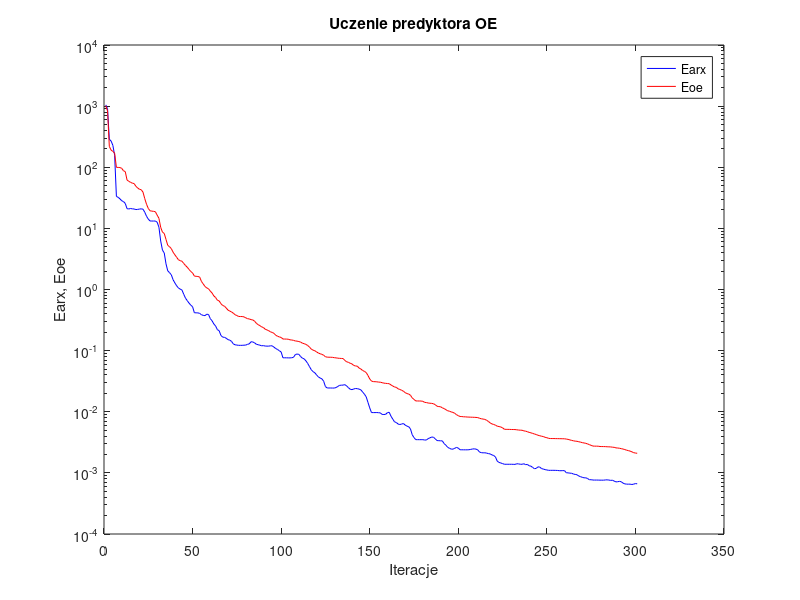
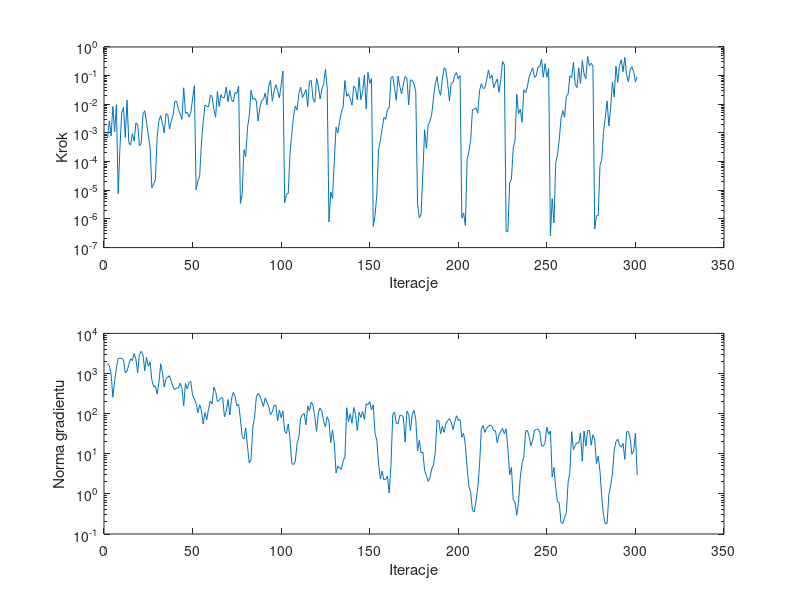

Write MATLAB code to recreate these figures, in order.
%uczenie predyktora oe
clear all;
n=0; farx(n+1)=1.048795e+003; foe(n+1)=1.015449e+003; wspucz(n+1)=0.000000e+000; ng(n+1)=0.000000e+000;
%odnowa zmiennej metryki
n=1; farx(n+1)=9.104024e+002; foe(n+1)=8.330338e+002; krok(n+1)=6.552053e-004; ng(n+1)=1.775689e+003;
n=2; farx(n+1)=2.864299e+002; foe(n+1)=2.195454e+002; krok(n+1)=2.641274e-003; ng(n+1)=1.558058e+003;
n=3; farx(n+1)=2.687127e+002; foe(n+1)=1.910576e+002; krok(n+1)=7.899388e-004; ng(n+1)=9.794964e+002;
n=4; farx(n+1)=2.282239e+002; foe(n+1)=1.815868e+002; krok(n+1)=8.471180e-003; ng(n+1)=2.574129e+002;
n=5; farx(n+1)=1.570518e+002; foe(n+1)=1.700225e+002; krok(n+1)=1.088038e-003; ng(n+1)=6.368234e+002;
n=6; farx(n+1)=3.332611e+001; foe(n+1)=9.968440e+001; krok(n+1)=9.760389e-003; ng(n+1)=1.350229e+003;
n=7; farx(n+1)=3.220941e+001; foe(n+1)=9.940418e+001; krok(n+1)=7.517282e-006; ng(n+1)=2.391089e+003;
n=8; farx(n+1)=3.044133e+001; foe(n+1)=9.882530e+001; krok(n+1)=3.096076e-004; ng(n+1)=2.382760e+003;
n=9; farx(n+1)=2.831391e+001; foe(n+1)=9.599446e+001; krok(n+1)=5.097234e-003; ng(n+1)=2.421954e+003;
n=10; farx(n+1)=2.743823e+001; foe(n+1)=8.757859e+001; krok(n+1)=7.777754e-003; ng(n+1)=2.171313e+003;
n=11; farx(n+1)=2.558643e+001; foe(n+1)=8.489312e+001; krok(n+1)=7.059341e-004; ng(n+1)=1.041990e+003;
n=12; farx(n+1)=2.100570e+001; foe(n+1)=6.191682e+001; krok(n+1)=1.406421e-002; ng(n+1)=1.154538e+003;
n=13; farx(n+1)=2.077658e+001; foe(n+1)=5.882879e+001; krok(n+1)=4.658537e-004; ng(n+1)=1.656922e+003;
n=14; farx(n+1)=2.115483e+001; foe(n+1)=5.664439e+001; krok(n+1)=3.764443e-004; ng(n+1)=2.313184e+003;
n=15; farx(n+1)=2.086951e+001; foe(n+1)=5.494221e+001; krok(n+1)=9.396257e-004; ng(n+1)=2.112859e+003;
n=16; farx(n+1)=2.077176e+001; foe(n+1)=5.403961e+001; krok(n+1)=5.126539e-004; ng(n+1)=3.141380e+003;
n=17; farx(n+1)=2.029977e+001; foe(n+1)=4.884395e+001; krok(n+1)=2.232051e-003; ng(n+1)=2.256775e+003;
n=18; farx(n+1)=2.045394e+001; foe(n+1)=4.583015e+001; krok(n+1)=1.949092e-003; ng(n+1)=1.049173e+003;
n=19; farx(n+1)=2.068028e+001; foe(n+1)=4.361854e+001; krok(n+1)=3.569431e-004; ng(n+1)=2.967228e+003;
n=20; farx(n+1)=2.088690e+001; foe(n+1)=4.287279e+001; krok(n+1)=4.430569e-004; ng(n+1)=3.566671e+003;
n=21; farx(n+1)=2.060345e+001; foe(n+1)=3.925461e+001; krok(n+1)=4.563662e-003; ng(n+1)=2.921963e+003;
n=22; farx(n+1)=1.840218e+001; foe(n+1)=3.070068e+001; krok(n+1)=5.946996e-003; ng(n+1)=1.175433e+003;
n=23; farx(n+1)=1.579998e+001; foe(n+1)=2.484376e+001; krok(n+1)=2.378319e-003; ng(n+1)=2.557994e+003;
n=24; farx(n+1)=1.418361e+001; foe(n+1)=2.118618e+001; krok(n+1)=8.503167e-004; ng(n+1)=1.508594e+003;
n=25; farx(n+1)=1.321172e+001; foe(n+1)=1.940848e+001; krok(n+1)=3.125285e-004; ng(n+1)=1.941757e+003;
%odnowa zmiennej metryki
n=26; farx(n+1)=1.318636e+001; foe(n+1)=1.913924e+001; krok(n+1)=1.228282e-005; ng(n+1)=6.930527e+002;
n=27; farx(n+1)=1.318795e+001; foe(n+1)=1.900698e+001; krok(n+1)=1.675917e-005; ng(n+1)=4.702919e+002;
n=28; farx(n+1)=1.318748e+001; foe(n+1)=1.871742e+001; krok(n+1)=2.343658e-005; ng(n+1)=4.909683e+002;
n=29; farx(n+1)=1.263624e+001; foe(n+1)=1.648078e+001; krok(n+1)=7.138862e-004; ng(n+1)=3.110042e+002;
n=30; farx(n+1)=1.047472e+001; foe(n+1)=1.461831e+001; krok(n+1)=2.690870e-003; ng(n+1)=5.852801e+002;
n=31; farx(n+1)=6.214934e+000; foe(n+1)=1.040328e+001; krok(n+1)=4.038012e-003; ng(n+1)=1.748410e+003;
n=32; farx(n+1)=4.408650e+000; foe(n+1)=8.673966e+000; krok(n+1)=2.156451e-003; ng(n+1)=1.053549e+003;
n=33; farx(n+1)=3.967503e+000; foe(n+1)=8.270749e+000; krok(n+1)=1.001196e-003; ng(n+1)=4.599263e+002;
n=34; farx(n+1)=2.629667e+000; foe(n+1)=6.596220e+000; krok(n+1)=4.698731e-003; ng(n+1)=7.460881e+002;
n=35; farx(n+1)=2.014341e+000; foe(n+1)=5.270700e+000; krok(n+1)=4.375565e-003; ng(n+1)=8.174471e+002;
n=36; farx(n+1)=1.886142e+000; foe(n+1)=5.008369e+000; krok(n+1)=1.389400e-003; ng(n+1)=8.796804e+002;
n=37; farx(n+1)=1.739215e+000; foe(n+1)=4.662794e+000; krok(n+1)=2.593399e-003; ng(n+1)=6.232630e+002;
n=38; farx(n+1)=1.445546e+000; foe(n+1)=4.075536e+000; krok(n+1)=4.317077e-003; ng(n+1)=4.658853e+002;
n=39; farx(n+1)=1.281377e+000; foe(n+1)=3.696741e+000; krok(n+1)=1.250976e-002; ng(n+1)=3.960365e+002;
n=40; farx(n+1)=1.152112e+000; foe(n+1)=3.368248e+000; krok(n+1)=1.269968e-002; ng(n+1)=4.396233e+002;
n=41; farx(n+1)=1.060270e+000; foe(n+1)=3.071630e+000; krok(n+1)=6.800237e-003; ng(n+1)=4.317251e+002;
n=42; farx(n+1)=1.015114e+000; foe(n+1)=2.963153e+000; krok(n+1)=4.586643e-003; ng(n+1)=5.772060e+002;
n=43; farx(n+1)=9.805077e-001; foe(n+1)=2.900950e+000; krok(n+1)=2.999882e-003; ng(n+1)=4.219556e+002;
n=44; farx(n+1)=8.372861e-001; foe(n+1)=2.669700e+000; krok(n+1)=3.771383e-002; ng(n+1)=1.572365e+002;
n=45; farx(n+1)=7.218460e-001; foe(n+1)=2.473759e+000; krok(n+1)=4.884963e-003; ng(n+1)=5.634489e+002;
n=46; farx(n+1)=6.571122e-001; foe(n+1)=2.312928e+000; krok(n+1)=5.294040e-003; ng(n+1)=4.147436e+002;
n=47; farx(n+1)=5.990892e-001; foe(n+1)=2.130848e+000; krok(n+1)=3.544455e-003; ng(n+1)=5.976080e+002;
n=48; farx(n+1)=5.541485e-001; foe(n+1)=1.966716e+000; krok(n+1)=5.242823e-003; ng(n+1)=6.306807e+002;
n=49; farx(n+1)=5.234329e-001; foe(n+1)=1.869488e+000; krok(n+1)=1.525264e-002; ng(n+1)=2.846820e+002;
n=50; farx(n+1)=4.171706e-001; foe(n+1)=1.658362e+000; krok(n+1)=4.438543e-002; ng(n+1)=2.323799e+002;
%odnowa zmiennej metryki
n=51; farx(n+1)=4.152687e-001; foe(n+1)=1.643745e+000; krok(n+1)=1.048504e-005; ng(n+1)=1.781537e+002;
n=52; farx(n+1)=4.147103e-001; foe(n+1)=1.631647e+000; krok(n+1)=2.105761e-005; ng(n+1)=1.056493e+002;
n=53; farx(n+1)=4.066985e-001; foe(n+1)=1.599309e+000; krok(n+1)=3.217628e-005; ng(n+1)=1.663579e+002;
n=54; farx(n+1)=3.870111e-001; foe(n+1)=1.356386e+000; krok(n+1)=4.482666e-004; ng(n+1)=1.199238e+002;
n=55; farx(n+1)=3.773072e-001; foe(n+1)=1.235937e+000; krok(n+1)=2.441971e-003; ng(n+1)=5.504382e+001;
n=56; farx(n+1)=3.736103e-001; foe(n+1)=1.121616e+000; krok(n+1)=9.393654e-003; ng(n+1)=1.065779e+002;
n=57; farx(n+1)=3.939810e-001; foe(n+1)=1.061752e+000; krok(n+1)=8.471180e-003; ng(n+1)=7.072607e+001;
n=58; farx(n+1)=3.904520e-001; foe(n+1)=1.028058e+000; krok(n+1)=8.076021e-003; ng(n+1)=1.293654e+002;
n=59; farx(n+1)=3.336586e-001; foe(n+1)=9.413852e-001; krok(n+1)=2.083339e-002; ng(n+1)=2.070711e+002;
n=60; farx(n+1)=3.078876e-001; foe(n+1)=8.769393e-001; krok(n+1)=1.891529e-002; ng(n+1)=1.740566e+002;
n=61; farx(n+1)=2.730430e-001; foe(n+1)=7.853811e-001; krok(n+1)=6.746361e-003; ng(n+1)=4.603088e+002;
n=62; farx(n+1)=2.527314e-001; foe(n+1)=7.396999e-001; krok(n+1)=3.544455e-003; ng(n+1)=3.606284e+002;
n=63; farx(n+1)=2.205227e-001; foe(n+1)=6.675761e-001; krok(n+1)=2.764852e-002; ng(n+1)=2.023996e+002;
n=64; farx(n+1)=2.118313e-001; foe(n+1)=6.512929e-001; krok(n+1)=8.300976e-003; ng(n+1)=2.148553e+002;
n=65; farx(n+1)=1.771053e-001; foe(n+1)=5.863548e-001; krok(n+1)=2.165649e-002; ng(n+1)=2.464829e+002;
n=66; farx(n+1)=1.663062e-001; foe(n+1)=5.478046e-001; krok(n+1)=1.683407e-002; ng(n+1)=2.486437e+002;
n=67; farx(n+1)=1.650477e-001; foe(n+1)=5.335322e-001; krok(n+1)=1.716139e-002; ng(n+1)=8.306541e+001;
n=68; farx(n+1)=1.593589e-001; foe(n+1)=4.981336e-001; krok(n+1)=4.017797e-002; ng(n+1)=1.130861e+002;
n=69; farx(n+1)=1.513020e-001; foe(n+1)=4.598531e-001; krok(n+1)=1.238677e-002; ng(n+1)=2.247952e+002;
n=70; farx(n+1)=1.483880e-001; foe(n+1)=4.434914e-001; krok(n+1)=3.026697e-002; ng(n+1)=9.194870e+001;
n=71; farx(n+1)=1.415560e-001; foe(n+1)=4.294890e-001; krok(n+1)=1.438335e-002; ng(n+1)=2.364127e+002;
n=72; farx(n+1)=1.288868e-001; foe(n+1)=4.097885e-001; krok(n+1)=1.207035e-002; ng(n+1)=3.411338e+002;
n=73; farx(n+1)=1.245620e-001; foe(n+1)=3.868908e-001; krok(n+1)=2.598758e-002; ng(n+1)=2.696724e+002;
n=74; farx(n+1)=1.232379e-001; foe(n+1)=3.747264e-001; krok(n+1)=2.378377e-002; ng(n+1)=1.561149e+002;
n=75; farx(n+1)=1.220586e-001; foe(n+1)=3.620711e-001; krok(n+1)=4.284718e-002; ng(n+1)=1.700848e+002;
%odnowa zmiennej metryki
n=76; farx(n+1)=1.220794e-001; foe(n+1)=3.614175e-001; krok(n+1)=3.445799e-006; ng(n+1)=7.531177e+001;
n=77; farx(n+1)=1.220946e-001; foe(n+1)=3.612456e-001; krok(n+1)=7.258975e-006; ng(n+1)=2.691122e+001;
n=78; farx(n+1)=1.227814e-001; foe(n+1)=3.568397e-001; krok(n+1)=2.609151e-004; ng(n+1)=2.333576e+001;
n=79; farx(n+1)=1.232127e-001; foe(n+1)=3.449218e-001; krok(n+1)=1.509575e-004; ng(n+1)=4.426936e+001;
n=80; farx(n+1)=1.267396e-001; foe(n+1)=3.332000e-001; krok(n+1)=1.516318e-003; ng(n+1)=1.520819e+001;
n=81; farx(n+1)=1.289258e-001; foe(n+1)=3.298836e-001; krok(n+1)=3.941672e-003; ng(n+1)=5.896706e+000;
n=82; farx(n+1)=1.398305e-001; foe(n+1)=3.214241e-001; krok(n+1)=3.070634e-002; ng(n+1)=7.106163e+000;
n=83; farx(n+1)=1.386529e-001; foe(n+1)=3.178960e-001; krok(n+1)=1.486332e-002; ng(n+1)=4.600804e+001;
n=84; farx(n+1)=1.340998e-001; foe(n+1)=3.034291e-001; krok(n+1)=1.634950e-002; ng(n+1)=7.968604e+001;
n=85; farx(n+1)=1.270145e-001; foe(n+1)=2.801869e-001; krok(n+1)=1.299379e-002; ng(n+1)=2.672067e+002;
n=86; farx(n+1)=1.250057e-001; foe(n+1)=2.662015e-001; krok(n+1)=2.607264e-003; ng(n+1)=3.177269e+002;
n=87; farx(n+1)=1.226721e-001; foe(n+1)=2.562892e-001; krok(n+1)=7.757015e-003; ng(n+1)=2.782470e+002;
n=88; farx(n+1)=1.200517e-001; foe(n+1)=2.447555e-001; krok(n+1)=1.364590e-002; ng(n+1)=2.069917e+002;
n=89; farx(n+1)=1.208017e-001; foe(n+1)=2.386029e-001; krok(n+1)=1.473291e-002; ng(n+1)=1.514854e+002;
n=90; farx(n+1)=1.187989e-001; foe(n+1)=2.236927e-001; krok(n+1)=2.452506e-002; ng(n+1)=2.472655e+002;
n=91; farx(n+1)=1.185024e-001; foe(n+1)=2.181124e-001; krok(n+1)=9.436540e-003; ng(n+1)=1.918213e+002;
n=92; farx(n+1)=1.183932e-001; foe(n+1)=2.117129e-001; krok(n+1)=4.382471e-002; ng(n+1)=1.493919e+002;
n=93; farx(n+1)=1.200325e-001; foe(n+1)=2.024436e-001; krok(n+1)=6.817447e-002; ng(n+1)=9.401743e+001;
n=94; farx(n+1)=1.196591e-001; foe(n+1)=1.984290e-001; krok(n+1)=1.274938e-002; ng(n+1)=1.108383e+002;
n=95; farx(n+1)=1.135892e-001; foe(n+1)=1.912598e-001; krok(n+1)=2.835564e-002; ng(n+1)=1.585390e+002;
n=96; farx(n+1)=1.079391e-001; foe(n+1)=1.780003e-001; krok(n+1)=4.857442e-002; ng(n+1)=1.643468e+002;
n=97; farx(n+1)=1.042762e-001; foe(n+1)=1.719076e-001; krok(n+1)=3.012318e-002; ng(n+1)=6.547262e+001;
n=98; farx(n+1)=9.947678e-002; foe(n+1)=1.674756e-001; krok(n+1)=1.660195e-002; ng(n+1)=1.220006e+002;
n=99; farx(n+1)=9.498263e-002; foe(n+1)=1.643104e-001; krok(n+1)=4.756755e-002; ng(n+1)=7.939397e+001;
n=100; farx(n+1)=7.637092e-002; foe(n+1)=1.548861e-001; krok(n+1)=1.444813e-001; ng(n+1)=1.162162e+002;
%odnowa zmiennej metryki
n=101; farx(n+1)=7.634839e-002; foe(n+1)=1.547103e-001; krok(n+1)=3.652351e-006; ng(n+1)=3.653483e+001;
n=102; farx(n+1)=7.630525e-002; foe(n+1)=1.544378e-001; krok(n+1)=7.381362e-006; ng(n+1)=3.209463e+001;
n=103; farx(n+1)=7.612262e-002; foe(n+1)=1.536744e-001; krok(n+1)=7.792977e-006; ng(n+1)=5.544889e+001;
n=104; farx(n+1)=7.604587e-002; foe(n+1)=1.502014e-001; krok(n+1)=1.915864e-004; ng(n+1)=2.391073e+001;
n=105; farx(n+1)=7.645919e-002; foe(n+1)=1.491893e-001; krok(n+1)=9.232346e-004; ng(n+1)=5.733983e+000;
n=106; farx(n+1)=7.791915e-002; foe(n+1)=1.472259e-001; krok(n+1)=3.830473e-003; ng(n+1)=5.369254e+000;
n=107; farx(n+1)=8.616079e-002; foe(n+1)=1.439510e-001; krok(n+1)=8.704305e-003; ng(n+1)=6.562480e+000;
n=108; farx(n+1)=8.808574e-002; foe(n+1)=1.430155e-001; krok(n+1)=6.349841e-003; ng(n+1)=1.791538e+001;
n=109; farx(n+1)=8.677482e-002; foe(n+1)=1.406651e-001; krok(n+1)=2.428721e-002; ng(n+1)=2.546540e+001;
n=110; farx(n+1)=8.000867e-002; foe(n+1)=1.379742e-001; krok(n+1)=4.000365e-002; ng(n+1)=7.751921e+001;
n=111; farx(n+1)=7.526897e-002; foe(n+1)=1.323459e-001; krok(n+1)=1.734832e-002; ng(n+1)=9.347500e+001;
n=112; farx(n+1)=7.325631e-002; foe(n+1)=1.299509e-001; krok(n+1)=2.243330e-002; ng(n+1)=1.012374e+002;
n=113; farx(n+1)=6.796645e-002; foe(n+1)=1.263993e-001; krok(n+1)=3.281725e-002; ng(n+1)=5.258338e+001;
n=114; farx(n+1)=6.160574e-002; foe(n+1)=1.211829e-001; krok(n+1)=8.402186e-003; ng(n+1)=1.556591e+002;
n=115; farx(n+1)=5.478387e-002; foe(n+1)=1.142635e-001; krok(n+1)=6.407656e-002; ng(n+1)=1.165196e+002;
n=116; farx(n+1)=4.877426e-002; foe(n+1)=1.059572e-001; krok(n+1)=6.795565e-002; ng(n+1)=1.935757e+002;
n=117; farx(n+1)=4.533413e-002; foe(n+1)=1.019030e-001; krok(n+1)=1.511435e-002; ng(n+1)=1.604152e+002;
n=118; farx(n+1)=4.345373e-002; foe(n+1)=9.961624e-002; krok(n+1)=1.170476e-002; ng(n+1)=8.264012e+001;
n=119; farx(n+1)=4.003737e-002; foe(n+1)=9.517938e-002; krok(n+1)=8.033198e-002; ng(n+1)=3.615649e+001;
n=120; farx(n+1)=3.719530e-002; foe(n+1)=9.141917e-002; krok(n+1)=4.284718e-002; ng(n+1)=1.063315e+002;
n=121; farx(n+1)=3.566572e-002; foe(n+1)=8.886933e-002; krok(n+1)=1.536047e-002; ng(n+1)=1.387055e+002;
n=122; farx(n+1)=3.454693e-002; foe(n+1)=8.694310e-002; krok(n+1)=3.377395e-002; ng(n+1)=1.144365e+002;
n=123; farx(n+1)=3.155429e-002; foe(n+1)=8.399391e-002; krok(n+1)=5.160128e-002; ng(n+1)=6.276996e+001;
n=124; farx(n+1)=2.580297e-002; foe(n+1)=7.947104e-002; krok(n+1)=1.686145e-001; ng(n+1)=4.671306e+001;
n=125; farx(n+1)=2.449031e-002; foe(n+1)=7.818933e-002; krok(n+1)=3.650930e-002; ng(n+1)=8.362433e+001;
%odnowa zmiennej metryki
n=126; farx(n+1)=2.448454e-002; foe(n+1)=7.801630e-002; krok(n+1)=7.875715e-007; ng(n+1)=6.415710e+001;
n=127; farx(n+1)=2.447188e-002; foe(n+1)=7.791148e-002; krok(n+1)=8.718949e-006; ng(n+1)=1.889508e+001;
n=128; farx(n+1)=2.442797e-002; foe(n+1)=7.767285e-002; krok(n+1)=5.191890e-006; ng(n+1)=3.949490e+001;
n=129; farx(n+1)=2.442213e-002; foe(n+1)=7.667842e-002; krok(n+1)=1.042068e-004; ng(n+1)=1.854170e+001;
n=130; farx(n+1)=2.487522e-002; foe(n+1)=7.613420e-002; krok(n+1)=1.595033e-003; ng(n+1)=3.299461e+000;
n=131; farx(n+1)=2.597974e-002; foe(n+1)=7.525354e-002; krok(n+1)=9.977322e-004; ng(n+1)=4.944238e+000;
n=132; farx(n+1)=2.703181e-002; foe(n+1)=7.480004e-002; krok(n+1)=2.586254e-003; ng(n+1)=4.428957e+000;
n=133; farx(n+1)=2.722238e-002; foe(n+1)=7.447265e-002; krok(n+1)=5.320104e-003; ng(n+1)=4.094387e+000;
n=134; farx(n+1)=2.729100e-002; foe(n+1)=7.413005e-002; krok(n+1)=8.324349e-003; ng(n+1)=6.635937e+000;
n=135; farx(n+1)=2.776104e-002; foe(n+1)=6.887780e-002; krok(n+1)=6.733630e-002; ng(n+1)=8.323936e+000;
n=136; farx(n+1)=2.637961e-002; foe(n+1)=6.573116e-002; krok(n+1)=1.901220e-002; ng(n+1)=1.400113e+002;
n=137; farx(n+1)=2.473071e-002; foe(n+1)=6.424981e-002; krok(n+1)=2.340953e-002; ng(n+1)=6.246922e+001;
n=138; farx(n+1)=2.332124e-002; foe(n+1)=6.205535e-002; krok(n+1)=1.540867e-002; ng(n+1)=9.874717e+001;
n=139; farx(n+1)=2.300203e-002; foe(n+1)=6.058770e-002; krok(n+1)=9.258382e-003; ng(n+1)=5.767442e+001;
n=140; farx(n+1)=2.359702e-002; foe(n+1)=5.717662e-002; krok(n+1)=4.320574e-002; ng(n+1)=1.425617e+002;
n=141; farx(n+1)=2.400033e-002; foe(n+1)=5.615299e-002; krok(n+1)=3.571281e-002; ng(n+1)=9.466425e+001;
n=142; farx(n+1)=2.386618e-002; foe(n+1)=5.565131e-002; krok(n+1)=1.417782e-002; ng(n+1)=3.787973e+001;
n=143; farx(n+1)=2.347142e-002; foe(n+1)=5.188271e-002; krok(n+1)=8.610785e-002; ng(n+1)=1.075848e+002;
n=144; farx(n+1)=2.279888e-002; foe(n+1)=4.999397e-002; krok(n+1)=1.464382e-002; ng(n+1)=8.013216e+001;
n=145; farx(n+1)=2.104326e-002; foe(n+1)=4.733929e-002; krok(n+1)=2.776581e-002; ng(n+1)=1.134477e+002;
n=146; farx(n+1)=1.939224e-002; foe(n+1)=4.578885e-002; krok(n+1)=1.057059e-001; ng(n+1)=7.123328e+001;
n=147; farx(n+1)=1.759870e-002; foe(n+1)=4.383872e-002; krok(n+1)=6.884742e-003; ng(n+1)=1.745979e+002;
n=148; farx(n+1)=1.425283e-002; foe(n+1)=3.927664e-002; krok(n+1)=1.304848e-001; ng(n+1)=1.685351e+002;
n=149; farx(n+1)=1.157313e-002; foe(n+1)=3.444431e-002; krok(n+1)=5.382558e-002; ng(n+1)=2.013474e+002;
n=150; farx(n+1)=9.696130e-003; foe(n+1)=3.175686e-002; krok(n+1)=7.903310e-002; ng(n+1)=1.238750e+002;
%odnowa zmiennej metryki
n=151; farx(n+1)=9.690732e-003; foe(n+1)=3.110524e-002; krok(n+1)=5.511523e-007; ng(n+1)=1.660863e+002;
n=152; farx(n+1)=9.690167e-003; foe(n+1)=3.104293e-002; krok(n+1)=1.298681e-006; ng(n+1)=3.190684e+001;
n=153; farx(n+1)=9.707062e-003; foe(n+1)=3.089278e-002; krok(n+1)=6.966570e-006; ng(n+1)=2.194030e+001;
n=154; farx(n+1)=9.645910e-003; foe(n+1)=3.054988e-002; krok(n+1)=2.563269e-004; ng(n+1)=5.567798e+000;
n=155; farx(n+1)=9.583250e-003; foe(n+1)=3.044465e-002; krok(n+1)=5.653272e-004; ng(n+1)=2.367270e+000;
n=156; farx(n+1)=9.049427e-003; foe(n+1)=2.989776e-002; krok(n+1)=1.389400e-003; ng(n+1)=3.693797e+000;
n=157; farx(n+1)=9.009464e-003; foe(n+1)=2.938929e-002; krok(n+1)=3.485603e-003; ng(n+1)=2.253862e+000;
n=158; farx(n+1)=9.080132e-003; foe(n+1)=2.916772e-002; krok(n+1)=2.999882e-003; ng(n+1)=2.293124e+000;
n=159; farx(n+1)=9.665773e-003; foe(n+1)=2.894796e-002; krok(n+1)=6.669234e-003; ng(n+1)=2.780750e+000;
n=160; farx(n+1)=9.812084e-003; foe(n+1)=2.876805e-002; krok(n+1)=7.585473e-003; ng(n+1)=1.054349e+000;
n=161; farx(n+1)=8.446819e-003; foe(n+1)=2.748023e-002; krok(n+1)=8.430727e-002; ng(n+1)=5.267534e+000;
n=162; farx(n+1)=7.589148e-003; foe(n+1)=2.636087e-002; krok(n+1)=9.420590e-002; ng(n+1)=9.405936e+001;
n=163; farx(n+1)=6.838959e-003; foe(n+1)=2.543652e-002; krok(n+1)=3.710290e-002; ng(n+1)=1.099349e+002;
n=164; farx(n+1)=6.671729e-003; foe(n+1)=2.507105e-002; krok(n+1)=1.370811e-002; ng(n+1)=5.732092e+001;
n=165; farx(n+1)=6.297023e-003; foe(n+1)=2.377174e-002; krok(n+1)=9.729904e-002; ng(n+1)=5.596951e+001;
n=166; farx(n+1)=6.178919e-003; foe(n+1)=2.314107e-002; krok(n+1)=4.171530e-002; ng(n+1)=9.098481e+001;
n=167; farx(n+1)=6.290850e-003; foe(n+1)=2.249921e-002; krok(n+1)=2.284436e-002; ng(n+1)=9.084106e+001;
n=168; farx(n+1)=6.419565e-003; foe(n+1)=2.169337e-002; krok(n+1)=5.082412e-002; ng(n+1)=8.137698e+001;
n=169; farx(n+1)=6.065343e-003; foe(n+1)=2.058488e-002; krok(n+1)=9.326072e-002; ng(n+1)=1.969558e+001;
n=170; farx(n+1)=5.820662e-003; foe(n+1)=1.982868e-002; krok(n+1)=8.153064e-002; ng(n+1)=1.154015e+002;
n=171; farx(n+1)=5.698172e-003; foe(n+1)=1.949520e-002; krok(n+1)=9.661282e-003; ng(n+1)=9.648843e+001;
n=172; farx(n+1)=5.242963e-003; foe(n+1)=1.861476e-002; krok(n+1)=7.100297e-002; ng(n+1)=3.748864e+001;
n=173; farx(n+1)=4.203441e-003; foe(n+1)=1.686114e-002; krok(n+1)=6.864555e-002; ng(n+1)=9.547133e+001;
n=174; farx(n+1)=3.778807e-003; foe(n+1)=1.590248e-002; krok(n+1)=5.213103e-002; ng(n+1)=1.210828e+002;
n=175; farx(n+1)=3.496183e-003; foe(n+1)=1.503131e-002; krok(n+1)=2.709456e-002; ng(n+1)=7.163684e+001;
%odnowa zmiennej metryki
n=176; farx(n+1)=3.495050e-003; foe(n+1)=1.501789e-002; krok(n+1)=3.328396e-006; ng(n+1)=1.175102e+001;
n=177; farx(n+1)=3.492873e-003; foe(n+1)=1.499110e-002; krok(n+1)=1.102305e-006; ng(n+1)=2.159065e+001;
n=178; farx(n+1)=3.493156e-003; foe(n+1)=1.498602e-002; krok(n+1)=1.448311e-006; ng(n+1)=1.047178e+001;
n=179; farx(n+1)=3.495079e-003; foe(n+1)=1.481425e-002; krok(n+1)=3.980988e-005; ng(n+1)=1.084064e+001;
n=180; farx(n+1)=3.446248e-003; foe(n+1)=1.423323e-002; krok(n+1)=1.291963e-003; ng(n+1)=3.821651e+000;
n=181; farx(n+1)=3.452485e-003; foe(n+1)=1.414701e-002; krok(n+1)=2.900037e-004; ng(n+1)=2.845760e+000;
n=182; farx(n+1)=3.632974e-003; foe(n+1)=1.390157e-002; krok(n+1)=1.924424e-003; ng(n+1)=2.039090e+000;
n=183; farx(n+1)=3.746419e-003; foe(n+1)=1.377745e-002; krok(n+1)=2.501815e-003; ng(n+1)=2.545075e+000;
n=184; farx(n+1)=3.859829e-003; foe(n+1)=1.371859e-002; krok(n+1)=4.483426e-003; ng(n+1)=4.165636e+000;
n=185; farx(n+1)=3.829718e-003; foe(n+1)=1.352089e-002; krok(n+1)=1.664795e-002; ng(n+1)=5.250016e+000;
n=186; farx(n+1)=3.601023e-003; foe(n+1)=1.304192e-002; krok(n+1)=5.180633e-002; ng(n+1)=1.084253e+001;
n=187; farx(n+1)=3.377450e-003; foe(n+1)=1.232038e-002; krok(n+1)=9.228634e-002; ng(n+1)=6.934729e+001;
n=188; farx(n+1)=3.363622e-003; foe(n+1)=1.215002e-002; krok(n+1)=3.276344e-002; ng(n+1)=6.630285e+001;
n=189; farx(n+1)=3.347223e-003; foe(n+1)=1.207432e-002; krok(n+1)=2.067140e-002; ng(n+1)=3.118070e+001;
n=190; farx(n+1)=3.336969e-003; foe(n+1)=1.157744e-002; krok(n+1)=7.618367e-002; ng(n+1)=4.878050e+001;
n=191; farx(n+1)=3.014657e-003; foe(n+1)=1.127690e-002; krok(n+1)=1.881412e-001; ng(n+1)=3.419196e+001;
n=192; farx(n+1)=2.835537e-003; foe(n+1)=1.081433e-002; krok(n+1)=1.580303e-001; ng(n+1)=5.660147e+001;
n=193; farx(n+1)=2.619992e-003; foe(n+1)=1.038621e-002; krok(n+1)=5.244574e-002; ng(n+1)=6.666469e+001;
n=194; farx(n+1)=2.526778e-003; foe(n+1)=1.020503e-002; krok(n+1)=1.336240e-002; ng(n+1)=7.502263e+001;
n=195; farx(n+1)=2.448990e-003; foe(n+1)=9.937425e-003; krok(n+1)=5.335388e-002; ng(n+1)=6.138925e+001;
n=196; farx(n+1)=2.442925e-003; foe(n+1)=9.756497e-003; krok(n+1)=5.731991e-002; ng(n+1)=4.008255e+001;
n=197; farx(n+1)=2.525416e-003; foe(n+1)=9.426959e-003; krok(n+1)=1.019433e-001; ng(n+1)=6.237404e+001;
n=198; farx(n+1)=2.608897e-003; foe(n+1)=8.949797e-003; krok(n+1)=1.276801e-001; ng(n+1)=8.854408e+001;
n=199; farx(n+1)=2.541606e-003; foe(n+1)=8.627048e-003; krok(n+1)=7.727538e-002; ng(n+1)=6.750953e+001;
n=200; farx(n+1)=2.388358e-003; foe(n+1)=8.371141e-003; krok(n+1)=1.003991e-001; ng(n+1)=7.211768e+001;
%odnowa zmiennej metryki
n=201; farx(n+1)=2.387506e-003; foe(n+1)=8.345735e-003; krok(n+1)=1.068253e-006; ng(n+1)=2.562481e+001;
n=202; farx(n+1)=2.384476e-003; foe(n+1)=8.265474e-003; krok(n+1)=1.616080e-006; ng(n+1)=3.273497e+001;
n=203; farx(n+1)=2.384019e-003; foe(n+1)=8.259945e-003; krok(n+1)=5.924763e-007; ng(n+1)=1.634534e+001;
n=204; farx(n+1)=2.382733e-003; foe(n+1)=8.198961e-003; krok(n+1)=1.189563e-004; ng(n+1)=4.328409e+000;
n=205; farx(n+1)=2.391480e-003; foe(n+1)=8.177262e-003; krok(n+1)=2.288097e-004; ng(n+1)=1.520407e+000;
n=206; farx(n+1)=2.420646e-003; foe(n+1)=8.149760e-003; krok(n+1)=5.604282e-004; ng(n+1)=1.072581e+000;
n=207; farx(n+1)=2.458759e-003; foe(n+1)=8.132688e-003; krok(n+1)=6.572826e-003; ng(n+1)=3.866093e-001;
n=208; farx(n+1)=2.473899e-003; foe(n+1)=8.106884e-003; krok(n+1)=6.752063e-003; ng(n+1)=3.568874e-001;
n=209; farx(n+1)=2.447060e-003; foe(n+1)=8.078231e-003; krok(n+1)=7.632150e-003; ng(n+1)=6.703094e-001;
n=210; farx(n+1)=2.376598e-003; foe(n+1)=8.022791e-003; krok(n+1)=4.957342e-003; ng(n+1)=1.411085e+000;
n=211; farx(n+1)=2.188414e-003; foe(n+1)=7.823179e-003; krok(n+1)=3.012318e-002; ng(n+1)=5.170379e+000;
n=212; farx(n+1)=2.144386e-003; foe(n+1)=7.676411e-003; krok(n+1)=5.208958e-002; ng(n+1)=4.099184e+001;
n=213; farx(n+1)=2.126969e-003; foe(n+1)=7.593784e-003; krok(n+1)=3.598781e-002; ng(n+1)=5.069777e+001;
n=214; farx(n+1)=2.133027e-003; foe(n+1)=7.498305e-003; krok(n+1)=3.703353e-002; ng(n+1)=3.422874e+001;
n=215; farx(n+1)=2.104282e-003; foe(n+1)=7.252325e-003; krok(n+1)=7.000904e-002; ng(n+1)=4.350435e+001;
n=216; farx(n+1)=2.067372e-003; foe(n+1)=6.937488e-003; krok(n+1)=1.569501e-001; ng(n+1)=4.780893e+001;
n=217; farx(n+1)=2.042197e-003; foe(n+1)=6.575701e-003; krok(n+1)=7.866273e-002; ng(n+1)=5.219676e+001;
n=218; farx(n+1)=1.968357e-003; foe(n+1)=6.322039e-003; krok(n+1)=1.046893e-001; ng(n+1)=4.837615e+001;
n=219; farx(n+1)=1.922917e-003; foe(n+1)=6.190488e-003; krok(n+1)=3.786424e-002; ng(n+1)=3.747307e+001;
n=220; farx(n+1)=1.818795e-003; foe(n+1)=6.030354e-003; krok(n+1)=5.753341e-002; ng(n+1)=3.775613e+001;
n=221; farx(n+1)=1.551328e-003; foe(n+1)=5.806158e-003; krok(n+1)=7.689657e-002; ng(n+1)=1.857189e+001;
n=222; farx(n+1)=1.483748e-003; foe(n+1)=5.724940e-003; krok(n+1)=2.617870e-002; ng(n+1)=2.951971e+001;
n=223; farx(n+1)=1.450239e-003; foe(n+1)=5.633453e-003; krok(n+1)=7.406706e-002; ng(n+1)=3.652412e+001;
n=224; farx(n+1)=1.419671e-003; foe(n+1)=5.456154e-003; krok(n+1)=3.100837e-001; ng(n+1)=4.266790e+001;
n=225; farx(n+1)=1.383383e-003; foe(n+1)=5.175328e-003; krok(n+1)=2.393567e-001; ng(n+1)=3.144229e+001;
%odnowa zmiennej metryki
n=226; farx(n+1)=1.383524e-003; foe(n+1)=5.152166e-003; krok(n+1)=3.712097e-007; ng(n+1)=4.182954e+001;
n=227; farx(n+1)=1.383565e-003; foe(n+1)=5.150024e-003; krok(n+1)=3.620777e-007; ng(n+1)=1.298225e+001;
n=228; farx(n+1)=1.383239e-003; foe(n+1)=5.143495e-003; krok(n+1)=1.787641e-005; ng(n+1)=3.015219e+000;
n=229; farx(n+1)=1.383540e-003; foe(n+1)=5.125584e-003; krok(n+1)=2.450546e-005; ng(n+1)=4.524387e+000;
n=230; farx(n+1)=1.380605e-003; foe(n+1)=5.120602e-003; krok(n+1)=2.908501e-004; ng(n+1)=7.110122e-001;
n=231; farx(n+1)=1.376378e-003; foe(n+1)=5.113497e-003; krok(n+1)=5.428245e-004; ng(n+1)=6.284305e-001;
n=232; farx(n+1)=1.410303e-003; foe(n+1)=5.070507e-003; krok(n+1)=2.243330e-002; ng(n+1)=2.941828e-001;
n=233; farx(n+1)=1.403026e-003; foe(n+1)=5.023143e-003; krok(n+1)=4.640059e-003; ng(n+1)=6.181211e-001;
n=234; farx(n+1)=1.384440e-003; foe(n+1)=4.997157e-003; krok(n+1)=6.700076e-003; ng(n+1)=2.595648e+000;
n=235; farx(n+1)=1.382215e-003; foe(n+1)=4.982365e-003; krok(n+1)=2.383756e-003; ng(n+1)=5.767012e+000;
n=236; farx(n+1)=1.411063e-003; foe(n+1)=4.869009e-003; krok(n+1)=3.196395e-002; ng(n+1)=8.309585e+000;
n=237; farx(n+1)=1.363777e-003; foe(n+1)=4.811316e-003; krok(n+1)=2.539936e-002; ng(n+1)=3.670159e+001;
n=238; farx(n+1)=1.374062e-003; foe(n+1)=4.718391e-003; krok(n+1)=4.002904e-002; ng(n+1)=3.846206e+001;
n=239; farx(n+1)=1.308331e-003; foe(n+1)=4.598217e-003; krok(n+1)=9.228634e-002; ng(n+1)=2.670132e+001;
n=240; farx(n+1)=1.287643e-003; foe(n+1)=4.518785e-003; krok(n+1)=1.291716e-001; ng(n+1)=1.588557e+001;
n=241; farx(n+1)=1.226969e-003; foe(n+1)=4.422482e-003; krok(n+1)=1.872762e-001; ng(n+1)=2.186267e+001;
n=242; farx(n+1)=1.169177e-003; foe(n+1)=4.326325e-003; krok(n+1)=8.713251e-002; ng(n+1)=3.776049e+001;
n=243; farx(n+1)=1.185432e-003; foe(n+1)=4.238571e-003; krok(n+1)=9.907791e-002; ng(n+1)=4.082846e+001;
n=244; farx(n+1)=1.254920e-003; foe(n+1)=4.123112e-003; krok(n+1)=2.031949e-001; ng(n+1)=4.092020e+001;
n=245; farx(n+1)=1.244894e-003; foe(n+1)=4.054873e-003; krok(n+1)=2.001561e-001; ng(n+1)=3.527324e+001;
n=246; farx(n+1)=1.174451e-003; foe(n+1)=3.975141e-003; krok(n+1)=3.805404e-001; ng(n+1)=1.556125e+001;
n=247; farx(n+1)=1.155171e-003; foe(n+1)=3.933892e-003; krok(n+1)=8.764941e-002; ng(n+1)=1.533974e+001;
n=248; farx(n+1)=1.130263e-003; foe(n+1)=3.816097e-003; krok(n+1)=2.633519e-001; ng(n+1)=1.890673e+001;
n=249; farx(n+1)=1.115748e-003; foe(n+1)=3.762522e-003; krok(n+1)=8.776600e-002; ng(n+1)=4.619618e+001;
n=250; farx(n+1)=1.100962e-003; foe(n+1)=3.670079e-003; krok(n+1)=1.794664e-001; ng(n+1)=3.042106e+001;
%odnowa zmiennej metryki
n=251; farx(n+1)=1.100920e-003; foe(n+1)=3.646830e-003; krok(n+1)=2.589912e-007; ng(n+1)=3.700239e+001;
n=252; farx(n+1)=1.101027e-003; foe(n+1)=3.645545e-003; krok(n+1)=5.097577e-006; ng(n+1)=2.664893e+000;
n=253; farx(n+1)=1.101148e-003; foe(n+1)=3.644986e-003; krok(n+1)=7.189387e-007; ng(n+1)=4.563978e+000;
n=254; farx(n+1)=1.098729e-003; foe(n+1)=3.634969e-003; krok(n+1)=8.923578e-005; ng(n+1)=1.427532e+000;
n=255; farx(n+1)=1.095837e-003; foe(n+1)=3.632514e-003; krok(n+1)=1.752601e-004; ng(n+1)=6.361212e-001;
n=256; farx(n+1)=1.086564e-003; foe(n+1)=3.626772e-003; krok(n+1)=5.993959e-004; ng(n+1)=6.040439e-001;
n=257; farx(n+1)=1.084424e-003; foe(n+1)=3.623383e-003; krok(n+1)=3.162104e-003; ng(n+1)=1.908814e-001;
n=258; farx(n+1)=1.089128e-003; foe(n+1)=3.617945e-003; krok(n+1)=6.023109e-003; ng(n+1)=1.835045e-001;
n=259; farx(n+1)=1.086111e-003; foe(n+1)=3.611822e-003; krok(n+1)=3.544455e-003; ng(n+1)=2.553455e-001;
n=260; farx(n+1)=1.002589e-003; foe(n+1)=3.573441e-003; krok(n+1)=1.853599e-002; ng(n+1)=3.378294e-001;
n=261; farx(n+1)=1.001846e-003; foe(n+1)=3.531670e-003; krok(n+1)=2.279678e-002; ng(n+1)=1.961474e+000;
n=262; farx(n+1)=9.886220e-004; foe(n+1)=3.459668e-003; krok(n+1)=9.907791e-002; ng(n+1)=3.468270e+000;
n=263; farx(n+1)=9.868611e-004; foe(n+1)=3.402498e-003; krok(n+1)=8.569436e-002; ng(n+1)=3.574903e+001;
n=264; farx(n+1)=9.572829e-004; foe(n+1)=3.348844e-003; krok(n+1)=2.928871e-001; ng(n+1)=1.255488e+001;
n=265; farx(n+1)=9.436603e-004; foe(n+1)=3.304729e-003; krok(n+1)=5.003902e-002; ng(n+1)=1.614139e+001;
n=266; farx(n+1)=9.313440e-004; foe(n+1)=3.286144e-003; krok(n+1)=3.820826e-002; ng(n+1)=1.903700e+001;
n=267; farx(n+1)=8.888873e-004; foe(n+1)=3.230753e-003; krok(n+1)=1.865388e-001; ng(n+1)=1.832007e+001;
n=268; farx(n+1)=8.673474e-004; foe(n+1)=3.184837e-003; krok(n+1)=5.220046e-002; ng(n+1)=3.296216e+001;
n=269; farx(n+1)=8.455992e-004; foe(n+1)=3.121386e-003; krok(n+1)=3.355407e-001; ng(n+1)=6.484531e+000;
n=270; farx(n+1)=8.304275e-004; foe(n+1)=3.087264e-003; krok(n+1)=1.158784e-001; ng(n+1)=3.709092e+001;
n=271; farx(n+1)=8.297216e-004; foe(n+1)=3.043895e-003; krok(n+1)=7.835091e-002; ng(n+1)=1.539246e+001;
n=272; farx(n+1)=8.088550e-004; foe(n+1)=2.974832e-003; krok(n+1)=4.686024e-001; ng(n+1)=3.740610e+001;
n=273; farx(n+1)=7.710348e-004; foe(n+1)=2.899382e-003; krok(n+1)=2.230542e-001; ng(n+1)=3.851939e+001;
n=274; farx(n+1)=7.737378e-004; foe(n+1)=2.818222e-003; krok(n+1)=2.701727e-001; ng(n+1)=1.633258e+001;
n=275; farx(n+1)=7.632512e-004; foe(n+1)=2.746039e-003; krok(n+1)=2.193298e-001; ng(n+1)=2.988164e+001;
%odnowa zmiennej metryki
n=276; farx(n+1)=7.630604e-004; foe(n+1)=2.737119e-003; krok(n+1)=4.461028e-007; ng(n+1)=2.330690e+001;
n=277; farx(n+1)=7.629382e-004; foe(n+1)=2.735678e-003; krok(n+1)=1.285434e-006; ng(n+1)=5.690906e+000;
n=278; farx(n+1)=7.624885e-004; foe(n+1)=2.730719e-003; krok(n+1)=1.317288e-006; ng(n+1)=8.738710e+000;
n=279; farx(n+1)=7.603344e-004; foe(n+1)=2.700094e-003; krok(n+1)=7.462550e-005; ng(n+1)=3.673788e+000;
n=280; farx(n+1)=7.601888e-004; foe(n+1)=2.696828e-003; krok(n+1)=1.161197e-004; ng(n+1)=8.308451e-001;
n=281; farx(n+1)=7.596114e-004; foe(n+1)=2.693135e-003; krok(n+1)=1.152797e-003; ng(n+1)=2.877460e-001;
n=282; farx(n+1)=7.661300e-004; foe(n+1)=2.689915e-003; krok(n+1)=3.625910e-003; ng(n+1)=1.792926e-001;
n=283; farx(n+1)=7.695607e-004; foe(n+1)=2.674105e-003; krok(n+1)=1.308935e-002; ng(n+1)=1.838936e-001;
n=284; farx(n+1)=7.634284e-004; foe(n+1)=2.667600e-003; krok(n+1)=1.758026e-003; ng(n+1)=9.404109e-001;
n=285; farx(n+1)=7.537270e-004; foe(n+1)=2.660232e-003; krok(n+1)=7.251821e-003; ng(n+1)=1.605091e+000;
n=286; farx(n+1)=7.584811e-004; foe(n+1)=2.632086e-003; krok(n+1)=5.983917e-002; ng(n+1)=3.104621e+000;
n=287; farx(n+1)=7.343351e-004; foe(n+1)=2.617315e-003; krok(n+1)=1.806016e-002; ng(n+1)=1.186499e+001;
n=288; farx(n+1)=7.117715e-004; foe(n+1)=2.563820e-003; krok(n+1)=2.162376e-001; ng(n+1)=2.008433e+001;
n=289; farx(n+1)=7.170752e-004; foe(n+1)=2.551119e-003; krok(n+1)=5.753341e-002; ng(n+1)=2.306392e+001;
n=290; farx(n+1)=7.259518e-004; foe(n+1)=2.529049e-003; krok(n+1)=2.224108e-001; ng(n+1)=1.657246e+001;
n=291; farx(n+1)=7.160869e-004; foe(n+1)=2.489160e-003; krok(n+1)=3.589327e-001; ng(n+1)=1.457501e+001;
n=292; farx(n+1)=6.797888e-004; foe(n+1)=2.455690e-003; krok(n+1)=1.362955e-001; ng(n+1)=1.825049e+001;
n=293; farx(n+1)=6.607813e-004; foe(n+1)=2.406399e-003; krok(n+1)=4.364225e-001; ng(n+1)=7.250917e+000;
n=294; farx(n+1)=6.545521e-004; foe(n+1)=2.351815e-003; krok(n+1)=1.081188e-001; ng(n+1)=3.508545e+001;
n=295; farx(n+1)=6.531681e-004; foe(n+1)=2.313969e-003; krok(n+1)=6.130039e-002; ng(n+1)=3.594121e+001;
n=296; farx(n+1)=6.542207e-004; foe(n+1)=2.271211e-003; krok(n+1)=1.590363e-001; ng(n+1)=2.489917e+001;
n=297; farx(n+1)=6.454702e-004; foe(n+1)=2.210610e-003; krok(n+1)=2.051030e-001; ng(n+1)=9.678604e+000;
n=298; farx(n+1)=6.543486e-004; foe(n+1)=2.141606e-003; krok(n+1)=1.387085e-001; ng(n+1)=1.162797e+001;
n=299; farx(n+1)=6.684311e-004; foe(n+1)=2.111719e-003; krok(n+1)=6.105720e-002; ng(n+1)=3.259705e+001;
n=300; farx(n+1)=6.625109e-004; foe(n+1)=2.091457e-003; krok(n+1)=9.089589e-002; ng(n+1)=2.919779e+000;

figure; semilogy(farx,'b'); hold on; semilogy(foe,'r'); xlabel('Iteracje'); ylabel('Earx, Eoe'); legend('Earx','Eoe'); title('Uczenie predyktora OE');
figure; subplot(2,1,1); semilogy(krok); xlabel('Iteracje'); ylabel('Krok');
subplot(2,1,2); semilogy(ng); xlabel('Iteracje'); ylabel('Norma gradientu');
Earx=farx(n+1)
Eoe=foe(n+1)
